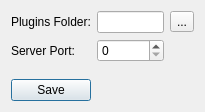
<?xml version="1.0" encoding="UTF-8"?>
<ui version="4.0">
 <class>TLMPreferences</class>
 <widget class="QDialog" name="TLMPreferences">
  <property name="geometry">
   <rect>
    <x>0</x>
    <y>0</y>
    <width>205</width>
    <height>112</height>
   </rect>
  </property>
  <property name="windowTitle">
   <string>Preferences</string>
  </property>
  <layout class="QVBoxLayout" name="verticalLayout">
   <item>
    <layout class="QGridLayout" name="gridLayout">
     <item row="0" column="0">
      <widget class="QLabel" name="label">
       <property name="text">
        <string>Plugins Folder:</string>
       </property>
      </widget>
     </item>
     <item row="0" column="1">
      <widget class="QLineEdit" name="txtPluginsFolder"/>
     </item>
     <item row="0" column="2">
      <widget class="QToolButton" name="cmdSetPluginFolder">
       <property name="text">
        <string>...</string>
       </property>
      </widget>
     </item>
     <item row="1" column="0">
      <widget class="QLabel" name="label_2">
       <property name="text">
        <string>Server Port:</string>
       </property>
      </widget>
     </item>
     <item row="1" column="1">
      <widget class="QSpinBox" name="spinPort">
       <property name="maximum">
        <number>999999</number>
       </property>
      </widget>
     </item>
    </layout>
   </item>
   <item>
    <spacer name="verticalSpacer">
     <property name="orientation">
      <enum>Qt::Vertical</enum>
     </property>
     <property name="sizeHint" stdset="0">
      <size>
       <width>20</width>
       <height>6</height>
      </size>
     </property>
    </spacer>
   </item>
   <item>
    <layout class="QHBoxLayout" name="horizontalLayout">
     <item>
      <widget class="QPushButton" name="cmdSave">
       <property name="text">
        <string>Save</string>
       </property>
      </widget>
     </item>
     <item>
      <spacer name="horizontalSpacer">
       <property name="orientation">
        <enum>Qt::Horizontal</enum>
       </property>
       <property name="sizeHint" stdset="0">
        <size>
         <width>40</width>
         <height>20</height>
        </size>
       </property>
      </spacer>
     </item>
    </layout>
   </item>
  </layout>
 </widget>
 <resources/>
 <connections/>
</ui>
